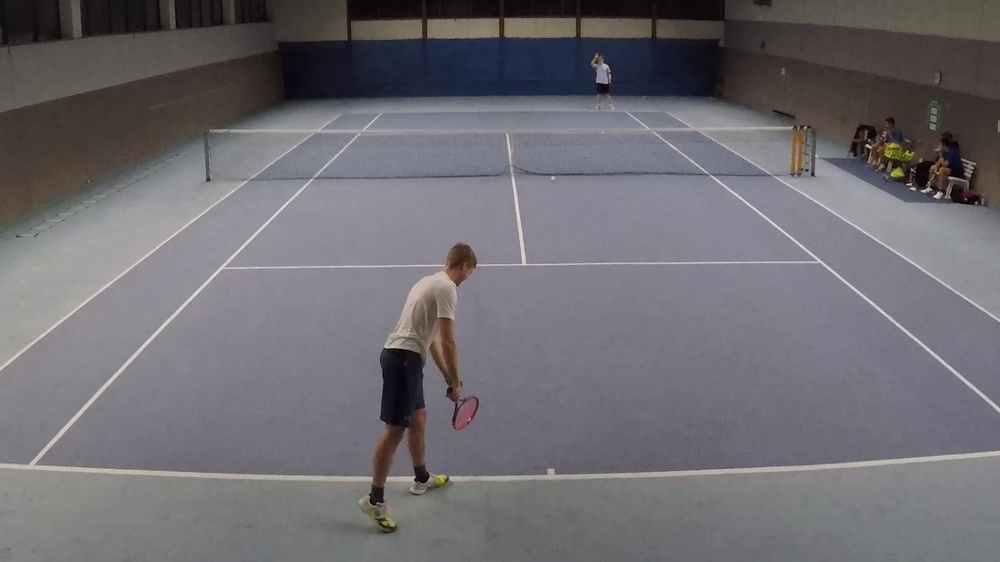
#> input picture images/image_GP_00001.png, 1000 x 562 px, shrunk from 1920 x 1080 before the run, found by its file name
$ jupyter execute --allow-errors Calibration.ipynb
#> lines starting #> are read from the running program, lines starting #| are printed output that depends on the picture
[cell 1]
import cv2
import numpy as np
from matplotlib import pyplot as plt
img = cv2.imread('/home/lea/Dokumente/FSU/Anwendungspraktikum/Videos/GoPro/GoProFrames/image_GP_00001.png')
#> img is the input picture: shape (562, 1000, 3); mean B, G, R 113.6, 108.4, 110.8
h,w = img.shape[:2]
#> h = 562; w = 1000
print(img.shape)
#| (562, 1000, 3)
# check is 16:9 or 4:3 format was used
print(img.shape[1]/16 * 9)
#| 562.5
#> (reads code/Kalibrierung.txt from the repository)
plt.figure(figsize=(24,8))
plt.imshow(img)
plt.show()

[cell 2]
imgpoints = np.array([[]]).reshape(0,2)
objpoints = np.array([[]]).reshape(0,3)
#> (the rest of this cell did not finish here and is left out)

[cell 3]
#Initial intrinsic matrix
F = 14 #Brennweite in mm
fx = 1#F/0.027 #69.5
fy = 1#F/0.027#F/#118.2
cx = w / 2
#> cx = 500
cy = h / 2
#> cy = 281
cameraMatrix = np.zeros((3,3))
cameraMatrix[0,:] = [fx, 0, cx]
cameraMatrix[1,:] = [0, fy, cy]
cameraMatrix[2,2] = 1
cameraMatrix = cameraMatrix.astype('float32')
print(cameraMatrix)

[cell 4]
Parameters = np.zeros(5)
#> (the rest of this cell did not finish here and is left out)

[cell 5]
import cv2
import numpy as np
from matplotlib import pyplot as plt
img = cv2.imread('/home/lea/Dokumente/FSU/Anwendungspraktikum/Videos/GoPro/GoProFrames/image_GP_00001.png')
h,w = img.shape[:2]
print(img.shape)
#| (562, 1000, 3)
# check is 16:9 or 4:3 format was used
print(img.shape[1]/16 * 9)
#| 562.5
#plt.figure(figsize=(16,8))
#plt.imshow(img)
#plt.show()

# Using planar Kalibration
imgpoints = np.array([[]]).reshape(0,2)
objpoints = np.array([[]]).reshape(0,3)
with open('/home/lea/Dokumente/FSU/Anwendungspraktikum/cvtennis/code/Kalibrierung_planar.txt') as f:
#> (reads code/Kalibrierung_planar.txt from the repository)
    for i,row in enumerate(f):
        imgp, objp = row.split(';')
        imgp = [float(x.strip('))\n(')) for x in imgp.split(',')]
        objp = [float(x.strip('))\n(')) for x in objp.split(',')]
        print(i, imgp, objp)
        imgpoints = np.append(imgpoints, [imgp], axis=0)
        objpoints = np.append(objpoints, [objp], axis=0)
imgpoints = np.array(imgpoints)
imgpoints = imgpoints.astype('float32')
objpoints = np.array(objpoints)
objpoints = objpoints.astype('float32')

plt.figure(figsize=(16,8))
plt.imshow(img)
plt.plot(imgpoints[14:,0], imgpoints[14:,1], 'r.')
plt.plot(imgpoints[0:14,0], imgpoints[0:14,1], 'b.')
plt.show()
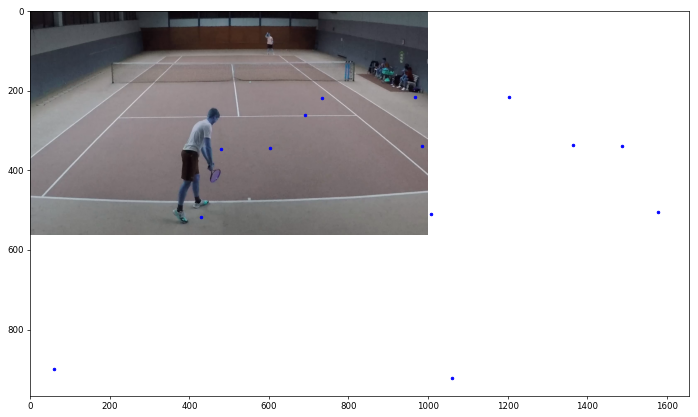
#> figure drawn by matplotlib, 1 panel; B, G, R data is drawn as R, G, B

[cell 6]
Parameters = np.zeros(5)
ret, mtx, dist, rvecs, tvecs = cv2.calibrateCamera([objpoints], [imgpoints], img.shape[0:2],
                                                   None, distCoeffs=Parameters)
#> ret = 12.4; rvecs = ([1.64, -0.56, -1.15],); tvecs = ([-1.07, 51.37, 24.79],)
newcameramtx, roi=cv2.getOptimalNewCameraMatrix(mtx,dist,(w,h),1,(w,h))
#> roi = (0, 0, 0, 0)

[cell 7]
# undistort
dst = cv2.undistort(img, mtx, dist, None, newcameramtx)
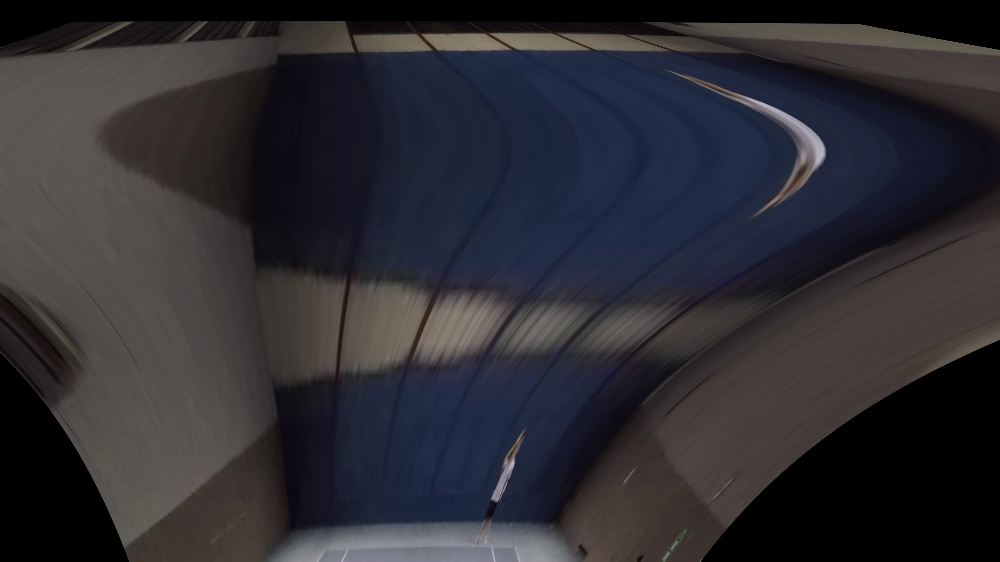
#> dst: shape (562, 1000, 3); mean B, G, R 50.3, 44.3, 45.5
print(roi)
#| (0, 0, 0, 0)
# crop the image
x,y,w,h = roi
dst = dst[y:y+h, x:x+w]
#> dst = empty array
plt.figure(figsize=(19,8))
#> (the rest of this cell did not finish here and is left out)
